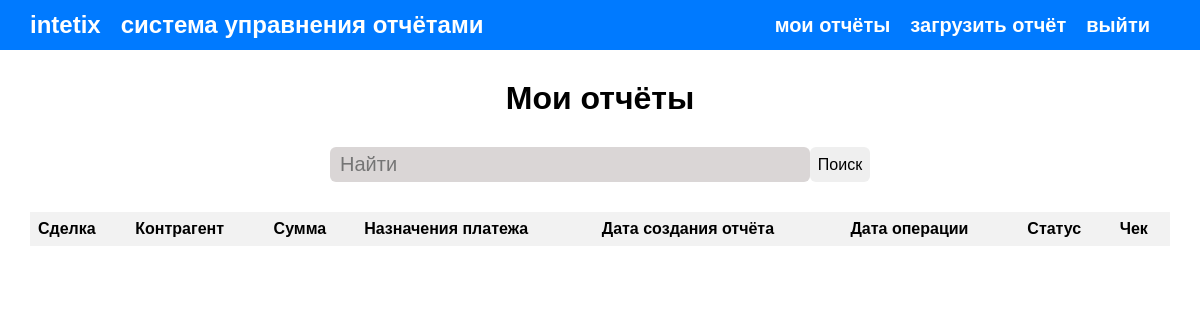
Before: /my_report/ (signed in) with the older database file.
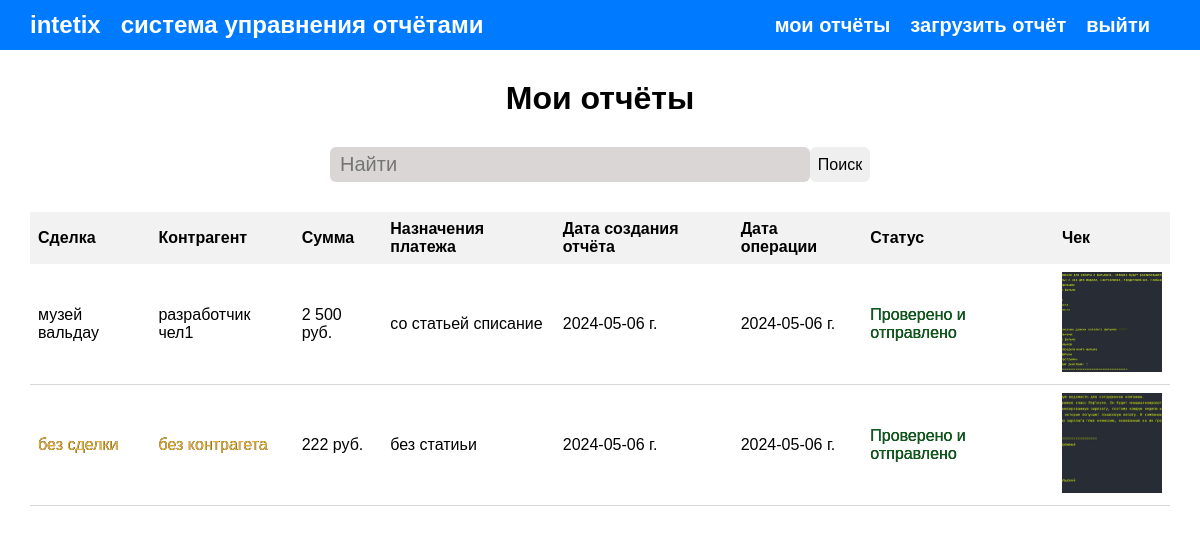
After: the same page with the newer database file.
### mainapp/models.py (models this page shows)
class Operations(models.Model):
    NEW_REPORT = 0
    VERIFY_REPORT = 1
    REJECTED = 2
    STATUSES = (
        (NEW_REPORT, 'Новый'),
        (VERIFY_REPORT, 'Проверено и отправлено'),
        (REJECTED, 'Отклонено администратором')
    )
    user = models.ForeignKey(settings.AUTH_USER_MODEL,
                             on_delete=models.CASCADE,
                             null=False, blank=False,
                             verbose_name='Проектный менеджер')
    deal_name = models.CharField(max_length=200, blank=True, null=True, verbose_name='ID Сделки')
    selectedDealName = models.CharField(max_length=200, blank=True, null=True, verbose_name='Cделка')
    selectedDealCounterparty = models.CharField(max_length=200, blank=True, null=True, verbose_name='Контрагент')
    counterparty = models.CharField(max_length=200, blank=True, null=True, verbose_name='ID Контрагента')
    undisclosed = models.CharField(max_length=200, blank=True, null=True, verbose_name='Неразнесенное списание')
    value = models.CharField(max_length=200, blank=False, null=False, verbose_name='Сумма руб.')
    description = models.TextField(blank=False, null=False, verbose_name='Назначения платежа')
    image_cheque = models.ImageField(blank=False, null=False, verbose_name='Чек (фото)')
    during_period = models.DateTimeField(blank=False, null=False, verbose_name='За период')
    created = models.DateField(auto_now_add=True, verbose_name='Дата создания')
    status = models.SmallIntegerField(default=NEW_REPORT, choices=STATUSES)
    class Meta:
        verbose_name = 'отчёт'
        verbose_name_plural = 'Отчёты'

### mainapp/views.py (the view)
# urls.py: path('my_report/', views.reports_user, name='user_report'),
@user_passes_test(lambda u: not u.is_superuser, login_url='all_reports')
@login_required(login_url='login')
def reports_user(request):
    user_reports = Operations.objects.filter(user=request.user).order_by('-status')
    search_query, user_operations = admin_search_reports(request)
    context = {
        'title': 'Мои отчёты',
        'user_operations': user_operations,
        'search_query': search_query
    }
    return render(request, 'mainapp/reports_users.html', context)

### mainapp/utils.py (called while the page is built)
def admin_search_reports(request):
    search_query = ''
    if request.GET.get('search_query'):
        search_query = request.GET.get('search_query')
        data_operations = Operations.objects.distinct().filter(
            Q(deal_name__icontains=search_query.lower()) |
            Q(value__icontains=search_query) |
            Q(description__icontains=search_query.lower()) |
            Q(user__first_name__icontains=search_query) |
            Q(during_period__icontains=search_query)
        )
    else:
        data_operations = Operations.objects.all()
    return search_query, data_operations

### mainapp/templates/mainapp/reports_users.html (shortened to what this page needs)
{% extends 'mainapp/base.html' %}
{% load static %}
{% load humanize %}
{% block content %}
    <h1 class="title-h1_reports">Мои отчёты</h1>
    <div>
        <div class="wrapper--search-reports">
            <form action="#" method="get" id="search" class="form-search-reports">
                <input type="text" class="input-search_reports" placeholder="Найти" name="search_query" value="{{ search_query }}"/>
                <input type="submit" value="Поиск" class="btn_submit_report_search"/>
            </form>
        </div>
    </div>
    <section class="wrapper--main_content-table">
        <table class="table-search_th">
            <tr>
                <th>Сделка</th>
                <th>Контрагент</th>
                <th>Сумма</th>
                <th>Назначения платежа</th>
                <th>Дата создания отчёта</th>
                <th>Дата операции</th>
                <th>Статус</th>
                <th>Чек</th>
            </tr>
            {% for user_operation in user_operations %}
                <tr class="tr-wrapper-reports">
                    {% if user_operation.deal_name %}
                        <td>{{ user_operation.deal_name }}</td>
                    {% else %}
                        <td class="color_warning_deal">без сделки</td>
                    {% endif %}
                    {% if user_operation.selectedDealCounterparty %}
                        <td>{{ user_operation.selectedDealCounterparty }}</td>
                    {% else %}
                        <td class="color_warning_deal">без контрагета</td>
                    {% endif %}
                    <td>{{ user_operation.value|intcomma }} руб.</td>
                    <td>{{ user_operation.description }}</td>
                    <td>{{ user_operation.created|date:"Y-m-d" }} г.</td>
                    <td>{{ user_operation.during_period|date:"Y-m-d" }} г.</td>
                    <td class="{% if user_operation.status == 1 %} color_positive_deal
                               {% elif user_operation.status == 0 %} color_warning_new
                               {% else %} color_rejected_new {% endif %}">
                        {{ user_operation.get_status_display }}
                    </td>
                    <td>
                        <img class="image_reports"
                        src="{{ user_operation.image_cheque.url }}"
                        alt="Изображения чека"
                        data-image="{{ user_operation.image_cheque.url }}">
                    </td>
                </tr>
            {% endfor %}
        </table>
    </section>
{% endblock %}

Changed rows visible on the page:
added Operations: deal_name "музей вальдау", selectedDealCounterparty "разработчик чел1", value "2 500", description "со статьей списание", created "2024-05-06", during_period "2024-05-06", status "Проверено и отправлено", image_cheque (picture)
added Operations: shows "без сделки", shows "без контрагета", value "222", description "без статиьи", created "2024-05-06", during_period "2024-05-06", status "Проверено и отправлено", image_cheque (picture)
